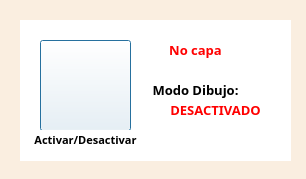
<?xml version="1.0" encoding="UTF-8"?>
<ui version="4.0">
 <class>DibujoV3DialogBase</class>
 <widget class="QDialog" name="DibujoV3DialogBase">
  <property name="windowModality">
   <enum>Qt::NonModal</enum>
  </property>
  <property name="geometry">
   <rect>
    <x>0</x>
    <y>0</y>
    <width>306</width>
    <height>179</height>
   </rect>
  </property>
  <property name="minimumSize">
   <size>
    <width>305</width>
    <height>178</height>
   </size>
  </property>
  <property name="maximumSize">
   <size>
    <width>306</width>
    <height>179</height>
   </size>
  </property>
  <property name="windowTitle">
   <string>Dibujo</string>
  </property>
  <property name="styleSheet">
   <string notr="true">QDialog{
background : rgb(250,238,224);
}</string>
  </property>
  <widget class="QWidget" name="widget" native="true">
   <property name="geometry">
    <rect>
     <x>20</x>
     <y>20</y>
     <width>271</width>
     <height>141</height>
    </rect>
   </property>
   <property name="styleSheet">
    <string notr="true">QWidget{
background : rgb(255,255,255);
}</string>
   </property>
   <widget class="QLabel" name="labelStatus">
    <property name="geometry">
     <rect>
      <x>140</x>
      <y>80</y>
      <width>111</width>
      <height>21</height>
     </rect>
    </property>
    <property name="font">
     <font>
      <family>Century Gothic</family>
      <pointsize>10</pointsize>
      <weight>75</weight>
      <italic>false</italic>
      <bold>true</bold>
     </font>
    </property>
    <property name="styleSheet">
     <string notr="true">color: rgb(255, 0, 0)</string>
    </property>
    <property name="text">
     <string>&lt;html&gt;&lt;head/&gt;&lt;body&gt;&lt;p align=&quot;center&quot;&gt;DESACTIVADO&lt;/p&gt;&lt;/body&gt;&lt;/html&gt;</string>
    </property>
   </widget>
   <widget class="QPushButton" name="botonDibujar">
    <property name="geometry">
     <rect>
      <x>20</x>
      <y>20</y>
      <width>91</width>
      <height>91</height>
     </rect>
    </property>
    <property name="styleSheet">
     <string notr="true">background : rgb(255,255,255,0)</string>
    </property>
    <property name="text">
     <string/>
    </property>
    <property name="icon">
     <iconset>
      <normaloff>:/plugins/dibujo/icons/flechaCafe.png</normaloff>:/plugins/dibujo/icons/flechaCafe.png</iconset>
    </property>
    <property name="iconSize">
     <size>
      <width>84</width>
      <height>84</height>
     </size>
    </property>
   </widget>
   <widget class="QLabel" name="labelStatus_2">
    <property name="geometry">
     <rect>
      <x>10</x>
      <y>110</y>
      <width>111</width>
      <height>21</height>
     </rect>
    </property>
    <property name="font">
     <font>
      <family>Century Gothic</family>
      <pointsize>10</pointsize>
      <weight>50</weight>
      <italic>false</italic>
      <bold>false</bold>
     </font>
    </property>
    <property name="styleSheet">
     <string notr="true"/>
    </property>
    <property name="text">
     <string>&lt;html&gt;&lt;head/&gt;&lt;body&gt;&lt;p align=&quot;center&quot;&gt;&lt;span style=&quot; font-size:8pt; font-weight:600;&quot;&gt;Activar/Desactivar&lt;/span&gt;&lt;/p&gt;&lt;/body&gt;&lt;/html&gt;</string>
    </property>
   </widget>
   <widget class="QLabel" name="labelStatus_3">
    <property name="geometry">
     <rect>
      <x>120</x>
      <y>60</y>
      <width>111</width>
      <height>21</height>
     </rect>
    </property>
    <property name="font">
     <font>
      <family>Century Gothic</family>
      <pointsize>10</pointsize>
      <weight>50</weight>
      <italic>false</italic>
      <bold>false</bold>
     </font>
    </property>
    <property name="styleSheet">
     <string notr="true"/>
    </property>
    <property name="text">
     <string>&lt;html&gt;&lt;head/&gt;&lt;body&gt;&lt;p align=&quot;center&quot;&gt;&lt;span style=&quot; font-weight:600;&quot;&gt;Modo Dibujo:&lt;/span&gt;&lt;/p&gt;&lt;/body&gt;&lt;/html&gt;</string>
    </property>
   </widget>
   <widget class="QLabel" name="labelCapa">
    <property name="geometry">
     <rect>
      <x>120</x>
      <y>20</y>
      <width>111</width>
      <height>21</height>
     </rect>
    </property>
    <property name="font">
     <font>
      <family>Century Gothic</family>
      <pointsize>10</pointsize>
      <weight>75</weight>
      <italic>false</italic>
      <bold>true</bold>
     </font>
    </property>
    <property name="styleSheet">
     <string notr="true">color: rgb(255, 0, 0)</string>
    </property>
    <property name="text">
     <string>&lt;html&gt;&lt;head/&gt;&lt;body&gt;&lt;p align=&quot;center&quot;&gt;No capa&lt;/p&gt;&lt;/body&gt;&lt;/html&gt;</string>
    </property>
   </widget>
  </widget>
 </widget>
 <resources/>
 <connections/>
</ui>
